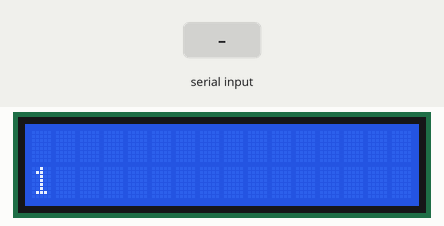
A sketch run on a simulated Arduino Uno, built with avr-gcc and run on an emulated ATmega328P. On the bench: 16×2 character LCD. The inputs (shaded band) are chosen by the test bench. What the sketch prints to the serial monitor is not drawn.

Above: at 1.6 s.
1.7 s: "1\n" received over Serial
At 2.8 s:
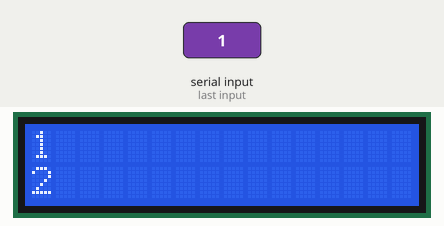
3.2 s: byte 10 ('\n') received over Serial
At 4.4 s:
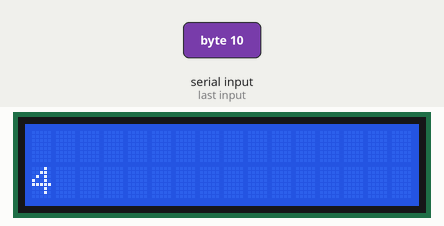
Timing chart, 0 to 6.2 s (numbered marks = the images above; inputs shaded):
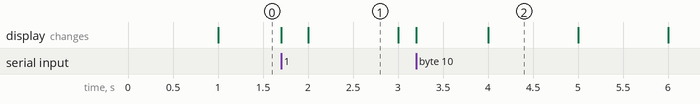

The sketch:

LCD_Serial_Input_Test.ino
```cpp
// include the library code:
#include <LiquidCrystal.h>

// initialize the library with the numbers of the interface pins
LiquidCrystal lcd(12, 11, 5, 4, 3, 2);
String Data;

void setup() {
  Serial.begin(9600);
  // set up the LCD's number of columns and rows:
  lcd.begin(16, 2);
  // Print a message to the LCD.

}

void loop() {
             lcd.setCursor(0, 1);
       lcd.print(millis() / 1000);
  while (Serial.available() >0) {
    char recieved = Serial.read();
    Data += recieved;

    if (recieved == '\n') {

      Serial.print("Arduino Recieved: ");
      Serial.print(Data);
      lcd.clear();
       Data.replace("\n","");
                 lcd.setCursor(0, 0);
        lcd.print(Data);


      Data = "";
    }

  }
  // set the cursor to column 0, line 1
  // (note: line 1 is the second row, since counting begins with 0):

  // print the number of seconds since reset:

}
```

Measured:
- what the display in image 1 shows lasts 1.0 s, from 2.0 s to 3.0 s
